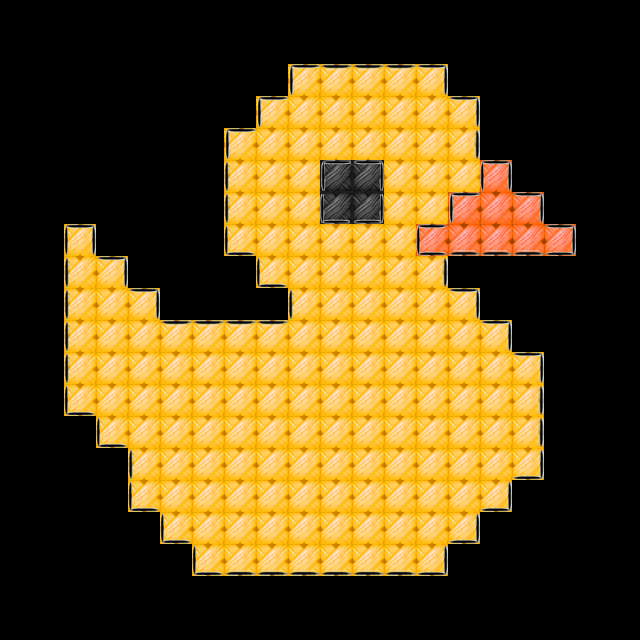

A level layout from a 2D game, rendered from its tile map. Below: a short description, then the map file with its tile-grid data intact:
An orthogonal 20x20 tile map with 32x32 px tiles, 3 tile layers (layer1, layer2, layer3), 2 tilesets.

<map version="1.2" tiledversion="1.3.4" orientation="orthogonal" renderorder="left-down" width="20" height="20" tilewidth="32" tileheight="32" infinite="0" nextlayerid="5" nextobjectid="1">
 <tileset firstgid="1" source="color.tsx" />
 <tileset firstgid="22" source="stroke.tsx" />
 <layer id="1" name="layer1" width="20" height="20">
  <data encoding="csv">
0,0,0,0,0,0,0,0,0,0,0,0,0,0,0,0,0,0,0,0,
0,0,0,0,0,0,0,0,0,0,0,0,0,0,0,0,0,0,0,0,
0,0,0,0,0,0,0,0,0,8,8,8,8,8,0,0,0,0,0,0,
0,0,0,0,0,0,0,0,8,8,8,8,8,8,8,0,0,0,0,0,
0,0,0,0,0,0,0,8,8,8,8,8,8,8,8,0,0,0,0,0,
0,0,0,0,0,0,0,8,8,8,11,11,8,8,8,1,0,0,0,0,
0,0,0,0,0,0,0,8,8,8,11,11,8,8,1,1,1,0,0,0,
0,0,8,0,0,0,0,8,8,8,8,8,8,1,1,1,1,1,0,0,
0,0,8,8,0,0,0,0,8,8,8,8,8,8,0,0,0,0,0,0,
0,0,8,8,8,0,0,0,0,8,8,8,8,8,8,0,0,0,0,0,
0,0,8,8,8,8,8,8,8,8,8,8,8,8,8,8,0,0,0,0,
0,0,8,8,8,8,8,8,8,8,8,8,8,8,8,8,8,0,0,0,
0,0,8,8,8,8,8,8,8,8,8,8,8,8,8,8,8,0,0,0,
0,0,0,8,8,8,8,8,8,8,8,8,8,8,8,8,8,0,0,0,
0,0,0,0,8,8,8,8,8,8,8,8,8,8,8,8,8,0,0,0,
0,0,0,0,8,8,8,8,8,8,8,8,8,8,8,8,0,0,0,0,
0,0,0,0,0,8,8,8,8,8,8,8,8,8,8,0,0,0,0,0,
0,0,0,0,0,0,8,8,8,8,8,8,8,8,0,0,0,0,0,0,
0,0,0,0,0,0,0,0,0,0,0,0,0,0,0,0,0,0,0,0,
0,0,0,0,0,0,0,0,0,0,0,0,0,0,0,0,0,0,0,0
</data>
 </layer>
 <layer id="3" name="layer2" width="20" height="20">
  <data encoding="csv">
0,0,0,0,0,0,0,0,0,0,0,0,0,0,0,0,0,0,0,0,
0,0,0,0,0,0,0,0,0,0,0,0,0,0,0,0,0,0,0,0,
0,0,0,0,0,0,0,0,0,0,0,0,0,0,0,0,0,0,0,0,
0,0,0,0,0,0,0,0,0,0,0,0,0,0,0,0,0,0,0,0,
0,0,0,0,0,0,0,0,0,0,0,0,0,0,0,0,0,0,0,0,
0,0,0,0,0,0,0,0,0,0,0,0,0,0,0,0,0,0,0,0,
0,0,0,0,0,0,0,0,0,0,0,0,0,0,0,0,0,0,0,0,
0,0,0,0,0,0,0,0,0,0,0,0,0,0,0,0,0,0,0,0,
0,0,0,0,0,0,0,0,0,0,0,0,0,0,0,0,0,0,0,0,
0,0,0,0,0,0,0,0,0,0,0,0,0,0,0,0,0,0,0,0,
0,0,0,0,0,0,0,0,0,0,0,0,0,0,0,0,0,0,0,0,
0,0,0,0,0,0,0,0,0,0,0,0,0,0,0,0,0,0,0,0,
0,0,0,0,0,0,0,0,0,0,0,0,0,0,0,0,0,0,0,0,
0,0,0,0,0,0,0,0,0,0,0,0,0,0,0,0,0,0,0,0,
0,0,0,0,0,0,0,0,0,0,0,0,0,0,0,0,0,0,0,0,
0,0,0,0,0,0,0,0,0,0,0,0,0,0,0,0,0,0,0,0,
0,0,0,0,0,0,0,0,0,0,0,0,0,0,0,0,0,0,0,0,
0,0,0,0,0,0,0,0,0,0,0,0,0,0,0,0,0,0,0,0,
0,0,0,0,0,0,0,0,0,0,0,0,0,0,0,0,0,0,0,0,
0,0,0,0,0,0,0,0,0,0,0,0,0,0,0,0,0,0,0,0
</data>
 </layer>
 <objectgroup id="4" name="logiclayer" visible="0">
  <properties>
   <property name="usegid" value="8;1;11" />
   <property name="useicon" value="8.png;1.png;11.png" />
  </properties>
 </objectgroup>
 <layer id="2" name="layer3" width="20" height="20">
  <data encoding="csv">
0,0,0,0,0,0,0,0,0,0,0,0,0,0,0,0,0,0,0,0,
0,0,0,0,0,0,0,0,0,0,0,0,0,0,0,0,0,0,0,0,
0,0,0,0,0,0,0,0,0,26,23,23,23,28,0,0,0,0,0,0,
0,0,0,0,0,0,0,0,26,0,0,0,0,0,28,0,0,0,0,0,
0,0,0,0,0,0,0,26,0,0,0,0,0,0,24,0,0,0,0,0,
0,0,0,0,0,0,0,22,0,0,26,28,0,0,0,37,0,0,0,0,
0,0,0,0,0,0,0,22,0,0,27,29,0,0,26,0,28,0,0,0,
0,0,37,0,0,0,0,27,0,0,0,0,0,36,25,25,25,34,0,0,
0,0,22,28,0,0,0,0,27,0,0,0,0,24,0,0,0,0,0,0,
0,0,22,0,28,0,0,0,0,22,0,0,0,0,28,0,0,0,0,0,
0,0,22,0,0,23,23,23,23,0,0,0,0,0,0,28,0,0,0,0,
0,0,22,0,0,0,0,0,0,0,0,0,0,0,0,0,28,0,0,0,
0,0,27,0,0,0,0,0,0,0,0,0,0,0,0,0,24,0,0,0,
0,0,0,27,0,0,0,0,0,0,0,0,0,0,0,0,24,0,0,0,
0,0,0,0,22,0,0,0,0,0,0,0,0,0,0,0,29,0,0,0,
0,0,0,0,27,0,0,0,0,0,0,0,0,0,0,29,0,0,0,0,
0,0,0,0,0,27,0,0,0,0,0,0,0,0,29,0,0,0,0,0,
0,0,0,0,0,0,27,25,25,25,25,25,25,29,0,0,0,0,0,0,
0,0,0,0,0,0,0,0,0,0,0,0,0,0,0,0,0,0,0,0,
0,0,0,0,0,0,0,0,0,0,0,0,0,0,0,0,0,0,0,0
</data>
 </layer>
</map>
